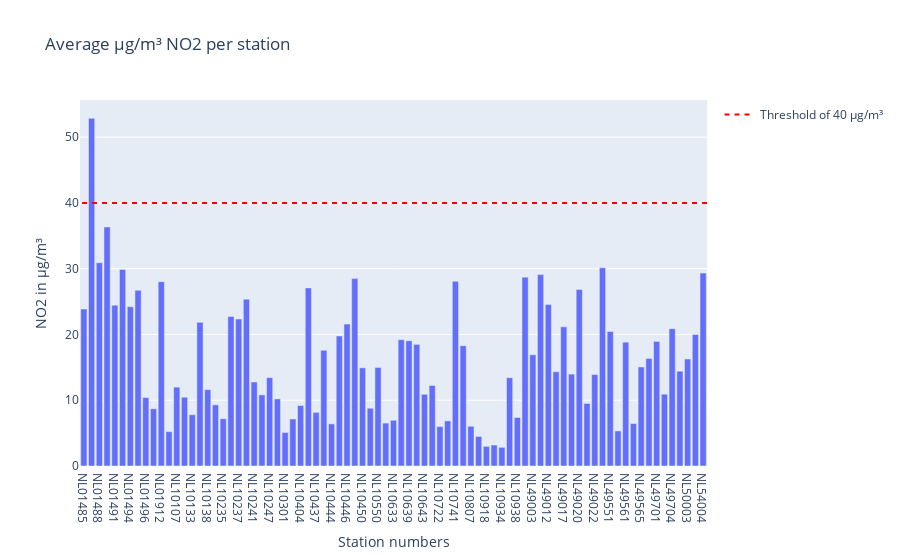

The code cell stored with this chart in its notebook:
### Code cell
bar = px.bar(meanlocation, x='station_number' , y= 'value', title='Average µg/m³ NO2 per station')
bar.update_layout(yaxis_title='NO2 in µg/m³', xaxis_title= "Station numbers", barmode='group') 
#bar.add_shape(type='line', y0=40, y1=40, xref='paper', x0=0, x1=1, line_color='red')
bar.add_shape(
    legendrank=1,
    showlegend=True,
    type="line",
    xref="paper",
    line=dict(dash="5px", color='red'),
    x0=1,
    x1=0,
    y0=40,
    y1=40,
    name='Threshold of 40 µg/m³'
)

bar.show()

### Figure 1 — Plotly figure (JSON) as saved in the notebook; plotly's stock layout.template omitted (floating-point values rounded to 4 significant figures)
{"data": [{"hovertemplate": "station_number=%{x}<br>value=%{y}<extra></extra>", "legendgroup": "", "marker": {"color": "#636efa", "pattern": {"shape": ""}}, "name": "", "orientation": "v", "showlegend": false, "textposition": "auto", "type": "bar", "x": ["NL01485", "NL01487", "NL01488", "NL01489", "NL01491", "NL01493", "NL01494", "NL01495", "NL01496", "NL01497", "NL01912", "NL01913", "NL10107", "NL10131", "NL10133", "NL10136", "NL10138", "NL10230", "NL10235", "NL10236", "NL10237", "NL10240", "NL10241", "NL10246", "NL10247", "NL10248", "NL10301", "NL10318", "NL10404", "NL10418", "NL10437", "NL10442", "NL10444", "NL10445", "NL10446", "NL10449", "NL10450", "NL10538", "NL10550", "NL10617", "NL10633", "NL10636", "NL10639", "NL10641", "NL10643", "NL10644", "NL10722", "NL10738", "NL10741", "NL10742", "NL10807", "NL10818", "NL10918", "NL10929", "NL10934", "NL10937", "NL10938", "NL49002", "NL49003", "NL49007", "NL49012", "NL49014", "NL49017", "NL49019", "NL49020", "NL49021", "NL49022", "NL49546", "NL49551", "NL49553", "NL49561", "NL49564", "NL49565", "NL49680", "NL49701", "NL49703", "NL49704", "NL50002", "NL50003", "NL50010", "NL54004"], "xaxis": "x", "y": [23.88, 52.88, 30.92, 36.36, 24.46, 29.9, 24.22, 26.73, 10.41, 8.708, 28.03, 5.225, 12.0, 10.46, 7.8, 21.85, 11.61, 9.302, 7.183, 22.73, 22.36, 25.38, 12.78, 10.82, 13.44, 10.2, 5.095, 7.145, 9.194, 27.09, 8.154, 17.6, 6.405, 19.77, 21.59, 28.5, 14.94, 8.786, 14.99, 6.528, 6.953, 19.21, 19.04, 18.5, 10.9, 12.25, 5.996, 6.862, 28.09, 18.29, 6.038, 4.497, 2.988, 3.19, 2.841, 13.42, 7.378, 28.72, 16.92, 29.11, 24.57, 14.34, 21.16, 13.97, 26.85, 9.508, 13.91, 30.14, 20.47, 5.331, 18.83, 6.458, 15.06, 16.36, 18.94, 10.92, 20.88, 14.42, 16.27, 20.0, 29.34], "yaxis": "y"}], "layout": {"barmode": "group", "legend": {"tracegroupgap": 0}, "shapes": [{"legendrank": 1, "line": {"color": "red", "dash": "5px"}, "name": "Threshold of 40 µg/m³", "showlegend": true, "type": "line", "x0": 1, "x1": 0, "xref": "paper", "y0": 40, "y1": 40}], "title": {"text": "Average µg/m³ NO2 per station"}, "xaxis": {"anchor": "y", "domain": [0, 1], "title": {"text": "Station numbers"}}, "yaxis": {"anchor": "x", "domain": [0, 1], "title": {"text": "NO2 in µg/m³"}}}}
